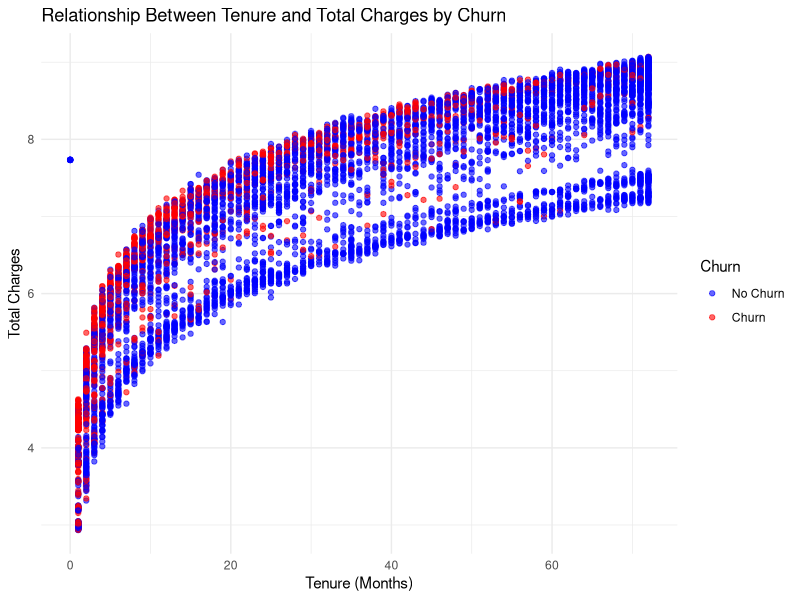
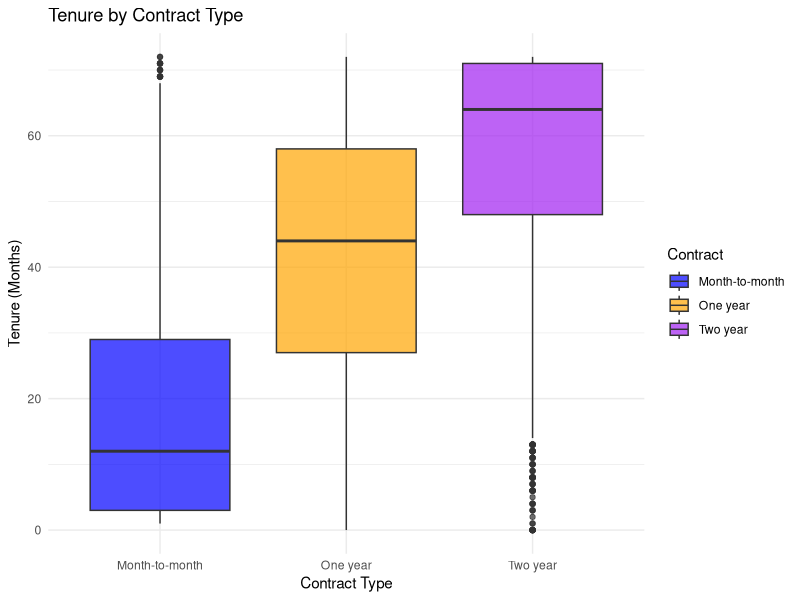
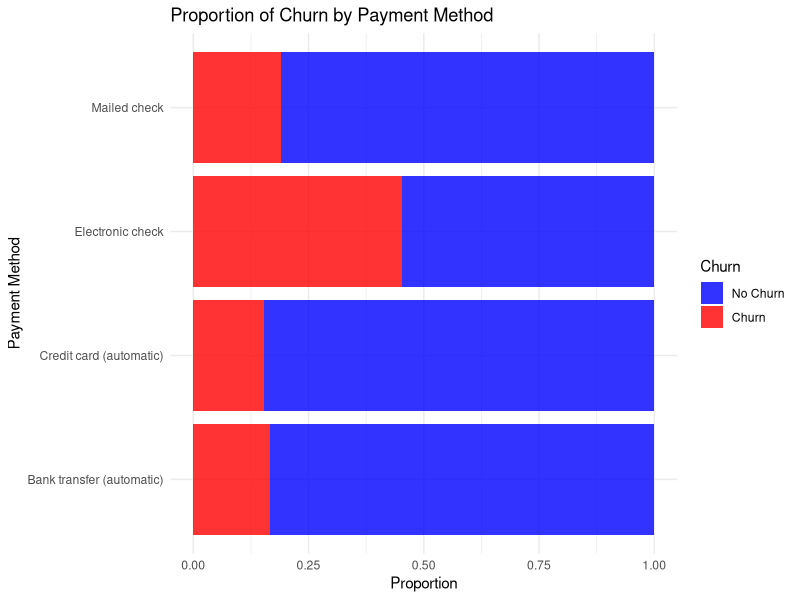
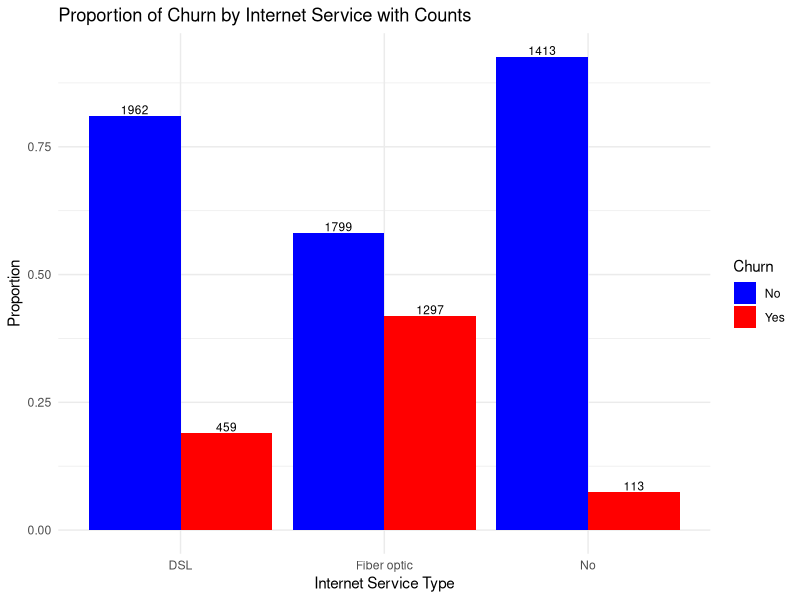
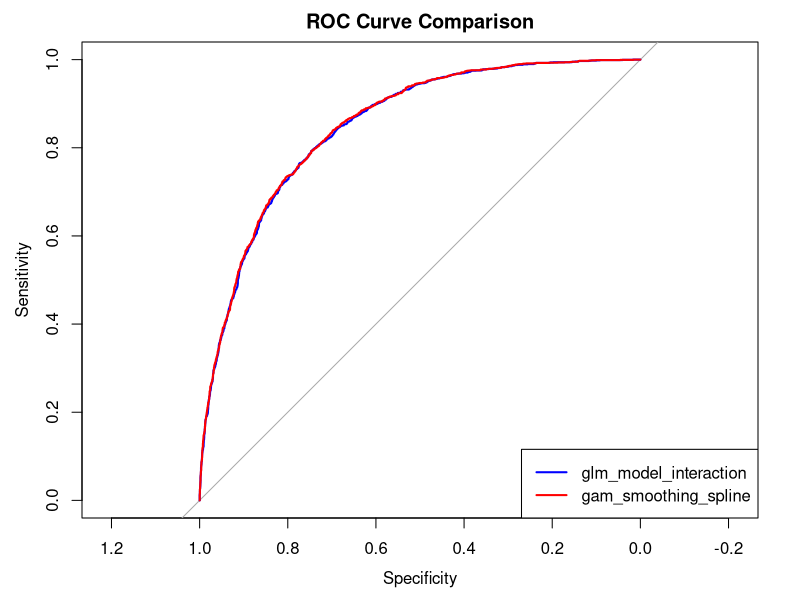

Here is the R script that generated these plots, in order:
# Load required libraries
library(ggplot2)
library(dplyr)
library(mgcv)
library(pROC)
library(caret)

# Load the data
data <- read.csv("telecom_customers_churn_cleaned.csv")
data$Churn <- ifelse(data$Churn == "Yes", 1, 0)
# Ensure variables are factors
data$Contract <- as.factor(data$Contract)
data$PaymentMethod <- as.factor(data$PaymentMethod)
data$Churn <- as.factor(data$Churn)
data$TotalCharges <- log(data$TotalCharges)
data$MonthlyCharges <- log(data$MonthlyCharges)
data$InternetService <- as.factor(data$InternetService)

# ---Exploratory Data Analysis---
# Plot: Tenure vs. TotalCharges by Churn
ggplot(data, aes(x = tenure, y = TotalCharges, color = Churn)) +
  geom_point(alpha = 0.6) +
  labs(
    title = "Relationship Between Tenure and Total Charges by Churn",
    x = "Tenure (Months)",
    y = "Total Charges"
  ) +
  scale_color_manual(values = c("blue", "red"), labels = c("No Churn", "Churn")) +
  theme_minimal()

# Plot: Tenure by Contract Type
ggplot(data, aes(x = Contract, y = tenure, fill = Contract)) +
  geom_boxplot(alpha = 0.7) +
  labs(
    title = "Tenure by Contract Type",
    x = "Contract Type",
    y = "Tenure (Months)"
  ) +
  scale_fill_manual(values = c("blue", "orange", "purple")) +
  theme_minimal()

# Plot: Churn by Payment Method

ggplot(data, aes(x = PaymentMethod, fill = Churn)) +
  geom_bar(position = "fill", alpha = 0.8) +
  labs(
    title = "Proportion of Churn by Payment Method",
    x = "Payment Method",
    y = "Proportion"
  ) +
  scale_fill_manual(values = c("blue", "red"), labels = c("No Churn", "Churn")) +
  theme_minimal() +
  coord_flip()

# Plot: Churn Proportion by Internet Service
# Create a dataset for proportions and counts
proportion_df <- data %>%
  group_by(InternetService, Churn) %>%
  summarise(Count = n()) %>%
  mutate(Total = sum(Count),
         Proportion = Count / Total)

# Plot the bar chart with counts displayed
ggplot(proportion_df, aes(x = InternetService, y = Proportion, fill = as.factor(Churn))) +
  geom_bar(stat = "identity", position = "dodge") +
  geom_text(aes(label = Count), position = position_dodge(width = 0.9), vjust = -0.2, size = 3) +
  labs(
    title = "Proportion of Churn by Internet Service with Counts",
    x = "Internet Service Type",
    y = "Proportion",
    fill = "Churn"
  ) +
  scale_fill_manual(values = c("blue", "red"), labels = c("No", "Yes")) +
  theme_minimal()

# ---Fit the GLM model---
# Set 'No service' as the reference level for InternetService
data$InternetService <- relevel(data$InternetService, ref = "No")
# Confirm reference level
cat("Reference level for 'Contract':", levels(data$Contract)[1], "\n")
cat("Reference level for 'InternetService':", levels(data$InternetService)[1], "\n")
# Fit the GLM with interaction terms
glm_model_interaction <- glm(Churn ~ SeniorCitizen + Contract + PaymentMethod + 
                               tenure + TotalCharges + 
                               InternetService + OnlineSecurity + TechSupport + 
                               PaperlessBilling + MultipleLines, 
                             family = binomial, data = data)
# Check the summary
summary(glm_model_interaction)



# Check for model overfitting by evaluating on training and test dataset

# Split data into training and test sets
set.seed(123)
train_indices <- sample(1:nrow(data), 0.7 * nrow(data))
train_data <- data[train_indices, ]
test_data <- data[-train_indices, ]

# Predict on training and test data
train_preds <- predict(glm_model_interaction, train_data, type = "response")
test_preds <- predict(glm_model_interaction, test_data, type = "response")

# Calculate performance metrics
library(pROC)
train_auc <- roc(train_data$Churn, train_preds)$auc
test_auc <- roc(test_data$Churn, test_preds)$auc

cat("Train AUC:", train_auc, "\n")
cat("Test AUC:", test_auc, "\n")


# ---Cross-Validation---
# Set up cross-validation
control <- trainControl(method = "cv", number = 10) # 10-fold cross-validation

# Train the model
cv_model <- train(Churn ~ SeniorCitizen + Contract + PaymentMethod + 
                    tenure + MonthlyCharges + TotalCharges + 
                    InternetService + InternetService:MonthlyCharges, 
                  data = data, method = "glm", family = "binomial", trControl = control)

# Check cross-validation results
print(cv_model)


# ---GAM with non-linear patterns
data$TotalCharges_centered <- data$TotalCharges- mean(data$TotalCharges)
cat("Reference level for 'Contract':", levels(data$Contract)[1], "\n")
cat("Reference level for 'InternetService':", levels(data$InternetService)[1], "\n")
gam_smoothing_spline <- gam(Churn ~ SeniorCitizen + Contract + PaymentMethod + 
                              s(tenure) + s(TotalCharges_centered) + 
                              InternetService + OnlineSecurity + TechSupport + 
                              PaperlessBilling + MultipleLines, 
                            family = binomial, data = data, select=TRUE)
summary(gam_smoothing_spline)

# ---Compare models---

# Compare ROC curves
# Predictions for glm_model
pred1 <- predict(glm_model_interaction, type = "response")
roc1 <- roc(data$Churn, pred1)

# Predictions for gam_model
pred2 <- predict(gam_smoothing_spline, type = "response")
roc2 <- roc(data$Churn, pred2)

# Plot ROC curves
plot(roc1, col = "blue", lwd = 2, main = "ROC Curve Comparison")
lines(roc2, col = "red", lwd = 2)
legend("bottomright", legend = c("glm_model_interaction", "gam_smoothing_spline"),
       col = c("blue", "red"), lwd = 2)

auc1 <- auc(roc1)
auc2 <- auc(roc2)
cat("AUC of Model glm_model_interaction:", auc1, "\n")
cat("AUC of Model gam_smoothing_spline:", auc2, "\n")

# Compare the models using the Anova test
anova(glm_model_interaction, gam_smoothing_spline, test = "Chisq")

# Compare the models using AIC
AIC(glm_model_interaction, gam_smoothing_spline)